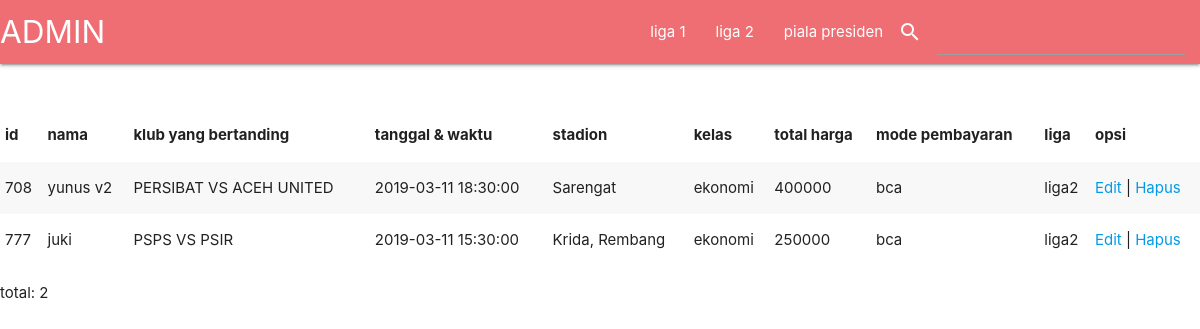
Page /halaman_admin2.php on the committed database.
### tables this page shows
CREATE TABLE `pemesanan` (
  `id` char(16) NOT NULL,
  `nama` varchar(100) NOT NULL,
  `klub_b` varchar(100) NOT NULL,
  `tanggal` datetime NOT NULL,
  `stadion` varchar(100) NOT NULL,
  `kelas` varchar(20) NOT NULL,
  `total` varchar(100) NOT NULL,
  `pembayaran` varchar(20) NOT NULL,
  `liga` varchar(100) NOT NULL
);

### halaman_admin2.php (the view, shortened to what this page needs)
<?php include 'koneksi.php'; ?>
<!DOCTYPE html>
<html>
<link rel="stylesheet"href="https://cdnjs.cloudflare.com/ajax/libs/materialize/1.0.0/css/materialize.min.css">
<head>
</head>
<body>
<form method="post" action="cari2.php">
 <nav>
    <div class="nav-wrapper">
      <a href="halaman_admin.php" class="brand-logo">ADMIN</a>
      <ul id="nav-mobile" class="right hide-on-med-and-down">
        <li><a href="halaman_admin1.php">liga 1</a></li>&emsp;
        <li><a href="halaman_admin2.php">liga 2</a></li>
        <li><a href="halaman_admin3.php">piala presiden</a></li>
        <i class="small material-icons left" >search</i>
         <li class="input-field"><input type="text" name="cari" required>
         </li>
      </ul>
    </div>
  </nav>
</form></br></br>
    <table class="striped">
    <thead>
    <tr>
        <th>id</th>
        <th>nama</th>
        <th>klub yang bertanding</th>
        <th>tanggal & waktu</th>
        <th>stadion</th>
        <th>kelas</th>
        <th>total harga</th>
        <th>mode pembayaran</th>
        <th>liga</th>
        <th>opsi</th>
    </tr>
    </thead>
    <tbody>
        <?php
        $sql = "SELECT * FROM pemesanan where liga = 'liga2'";
        $query = mysqli_query($koneksi, $sql);
        while($data = mysqli_fetch_array($query)){
            echo "<tr>";
            echo "<td>".$data['id']."</td>";
            echo "<td>".$data['nama']."</td>";
            echo "<td>".$data['klub_b']."</td>";
            echo "<td>".$data['tanggal']."</td>";
            echo "<td>".$data['stadion']."</td>";
            echo "<td>".$data['kelas']."</td>";
            echo "<td>".$data['total']."</td>";
            echo "<td>".$data['pembayaran']."</td>";
            echo "<td>".$data['liga']."</td>";
            echo "<td>";
            echo "<a href='edit_admin.php?id=".$data['id']."'>Edit</a> | ";
            echo "<a href='hapus.php?id=".$data['id']."'>Hapus</a>";
            echo "</td>";
            echo "</tr>";
        }
        ?>
    </tbody>
    </table>
    <p>total: <?php echo mysqli_num_rows($query) ?> </p>
</body>
</html>

### rows in the picture
pemesanan: id "708", nama "yunus v2", klub_b "PERSIBAT VS ACEH UNITED", tanggal "2019-03-11 18:30:00", stadion "Sarengat", kelas "ekonomi", total "400000", pembayaran "bca", liga "liga2"
pemesanan: id "777", nama "juki", klub_b "PSPS VS PSIR", tanggal "2019-03-11 15:30:00", stadion "Krida, Rembang", kelas "ekonomi", total "250000", pembayaran "bca", liga "liga2"

### other values in the picture
mysqli_num_rows($query) "2"
